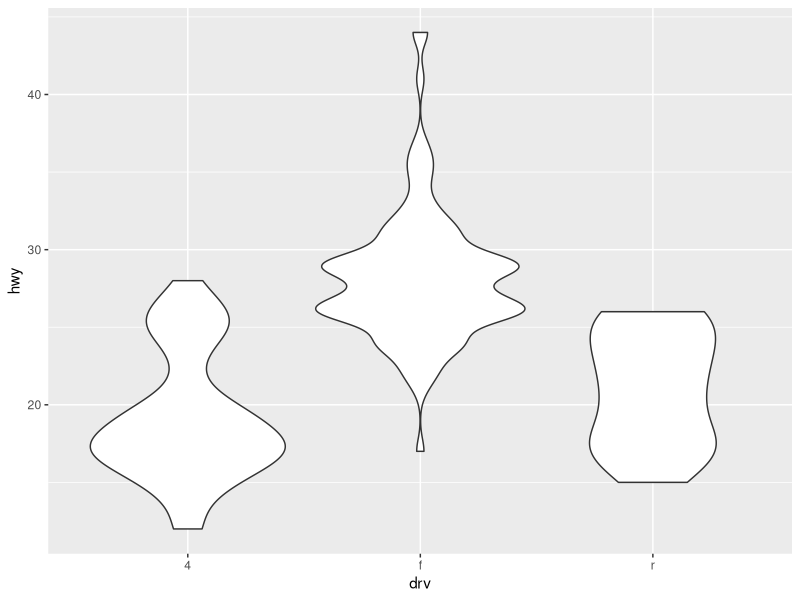
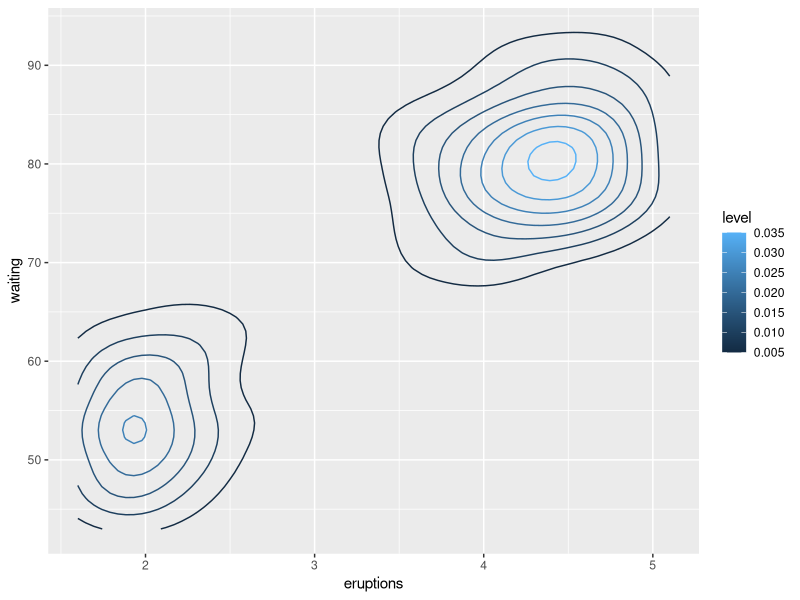
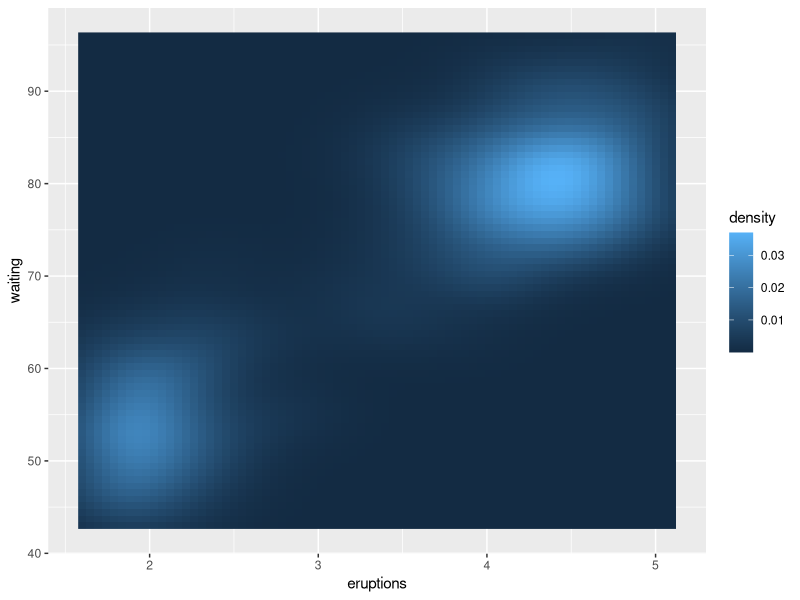
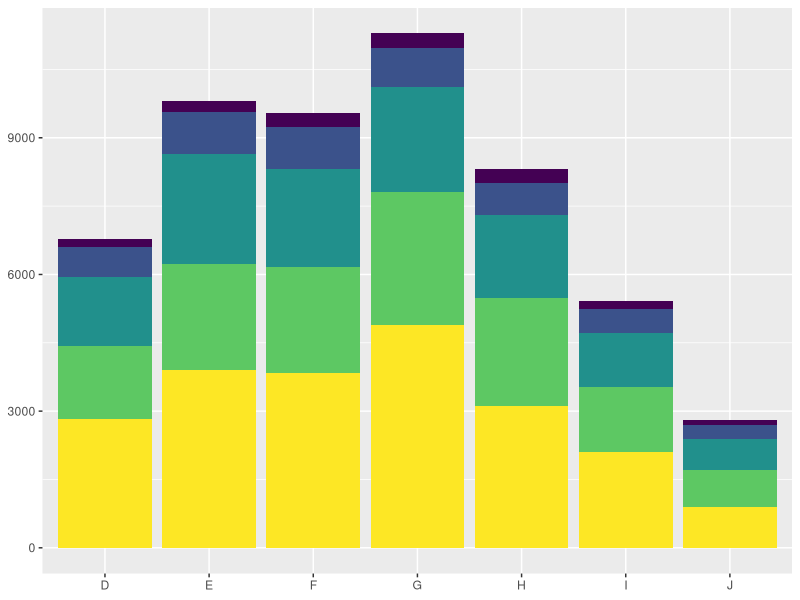
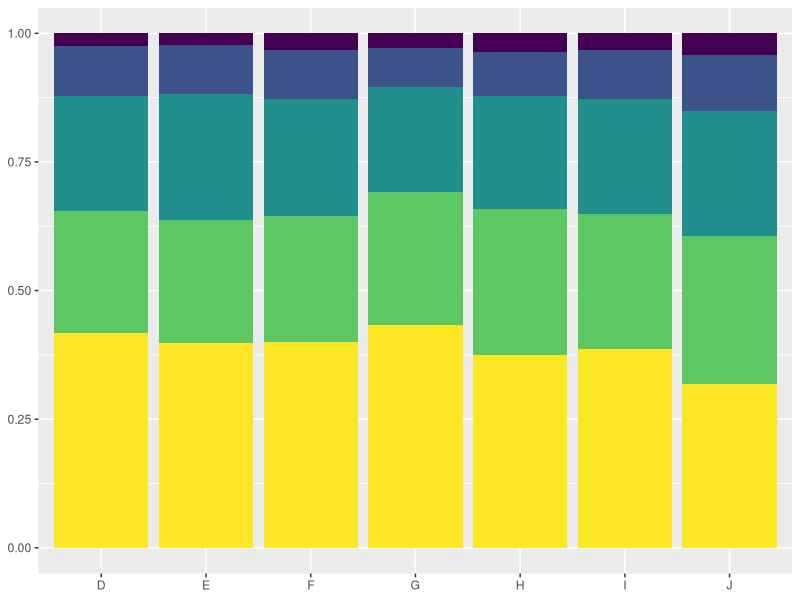
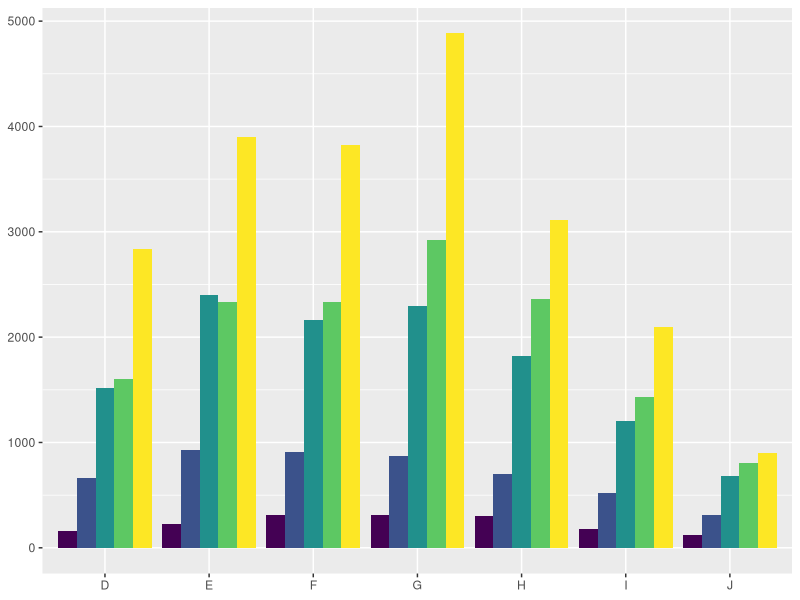
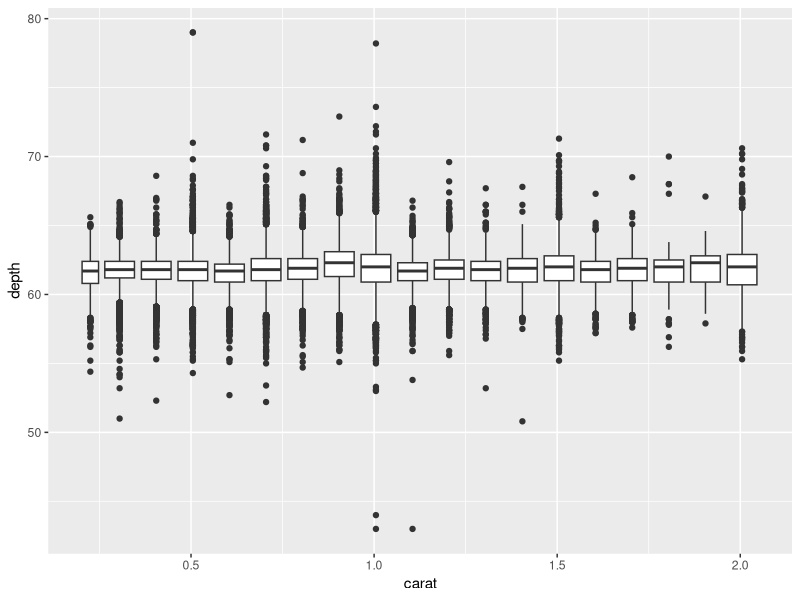
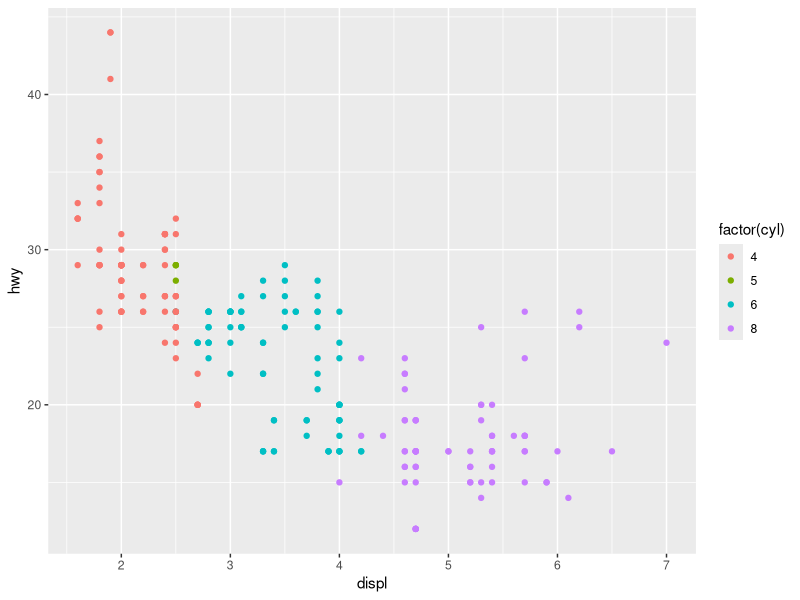

Recreate these plots in R, in order.
## ---- chunk 1
options(htmltools.dir.version = FALSE)
## ---- chunk 2
library(ggplot2)
ggplot(mpg, aes(drv, hwy)) + geom_violin()
## ---- chunk 3

ggplot(faithfuld, aes(eruptions, waiting)) +
 geom_contour(aes(z = density, colour = ..level..))


## ---- chunk 4

ggplot(faithfuld, aes(eruptions, waiting)) +
  geom_raster(aes(fill = density))

## ---- chunk 5

dplot <- ggplot(diamonds, aes(color, fill = cut)) +
  xlab(NULL) + ylab(NULL) + theme(legend.position = "none")

dplot + geom_bar()


## ---- chunk 6

dplot <- ggplot(diamonds, aes(color, fill = cut)) +
  xlab(NULL) + ylab(NULL) + theme(legend.position = "none")

dplot + geom_bar(position = "fill")


## ---- chunk 7

dplot <- ggplot(diamonds, aes(color, fill = cut)) +
  xlab(NULL) + ylab(NULL) + theme(legend.position = "none")

dplot + geom_bar(position = "dodge")


## ---- chunk 8
ggplot(diamonds, aes(carat, depth)) +
  geom_boxplot(aes(group = cut_width(carat, 0.1))) +
  xlim(NA, 2.05)
## ---- chunk 9

ggplot(mpg, aes(displ, hwy, colour = factor(cyl))) +
  geom_point()

## ---- chunk 10

df <- data.frame(x = 1:3, y = 1:3)
base <- ggplot(df, aes(x, y)) + geom_point()
print(base)
## ---- chunk 11

base + scale_x_continuous(limits = c(1.5, 2.5))

## ---- chunk 12
base + scale_x_continuous(limits = c(0, 4))
## ---- chunk 13

base <- ggplot(mpg, aes(displ, hwy)) +
  geom_point() +
  geom_smooth()

base
## ---- chunk 14
base + scale_x_continuous(limits = c(5, 7))


## ---- chunk 15

base + coord_cartesian(xlim = c(5, 7))

